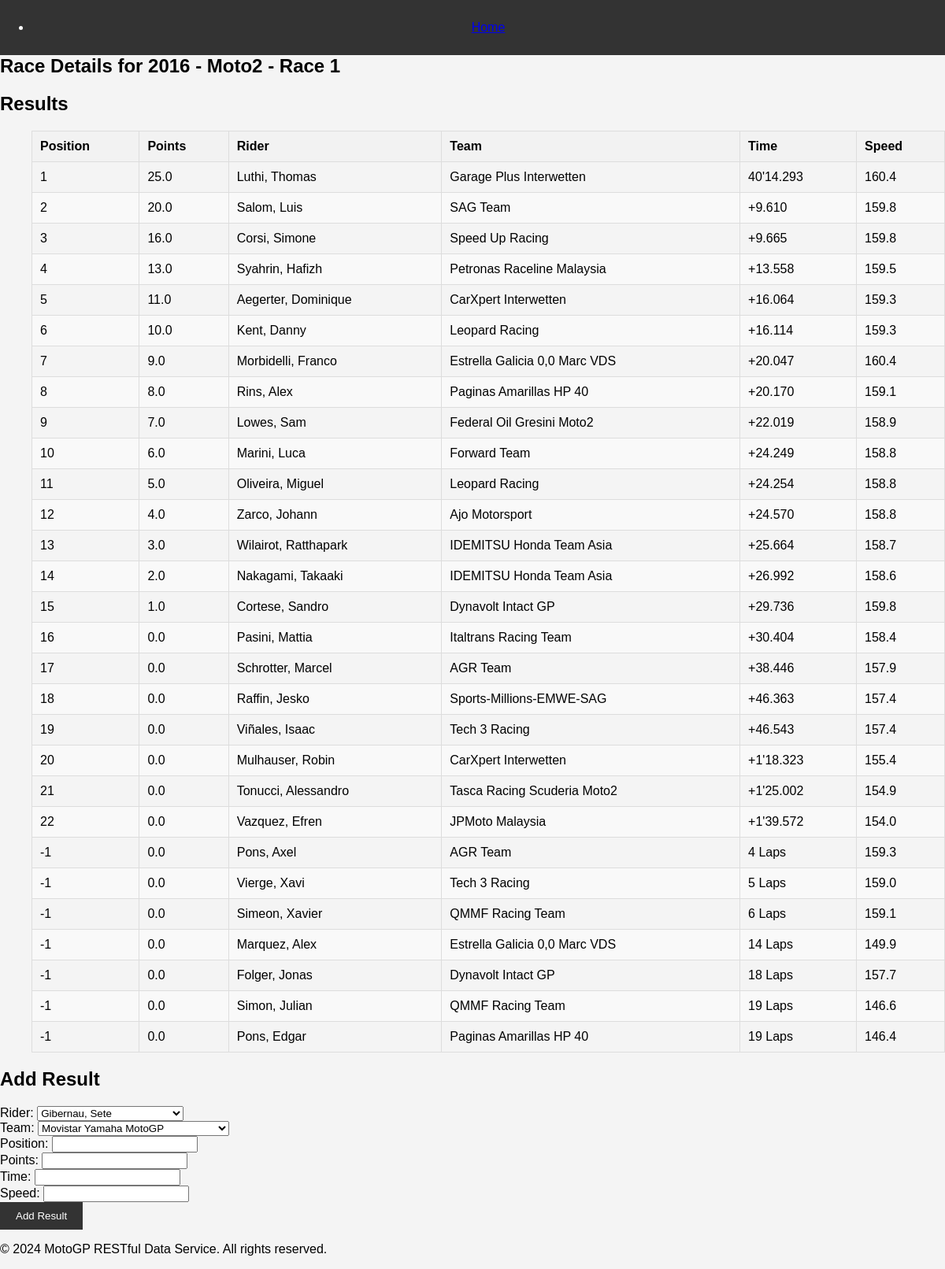
The app's page /race/18881/ with its own data.
### mrds/models.py (models this page shows, shortened)
class Race(models.Model):
    year = models.PositiveIntegerField()
    category = models.CharField(max_length=50)
    sequence = models.PositiveIntegerField()
    circuit = models.ForeignKey(Circuit, on_delete=models.CASCADE)

class Result(models.Model):
    race = models.ForeignKey(Race, on_delete=models.CASCADE)
    rider = models.ForeignKey(Rider, on_delete=models.CASCADE)
    team = models.ForeignKey(Team, on_delete=models.CASCADE)
    position = models.IntegerField(null=True, blank=True)
    points = models.FloatField(null=True, blank=True)
    speed = models.FloatField(null=True, blank=True)
    time = models.CharField(max_length=50, null=True, blank=True)

class Rider(models.Model):
    name = models.CharField(max_length=100)
    country = models.CharField(max_length=50)
    number = models.PositiveIntegerField()

class Team(models.Model):
    name = models.CharField(max_length=100)
    bike_name = models.CharField(max_length=100)
    def __str__(self):
        return self.name

### mrds/views.py (the view)
# urls.py: path('race/<int:race_id>/', views.race_detail, name='race_detail'),
def race_detail(request, race_id):
    race = get_object_or_404(Race, id=race_id)
    results = Result.objects.filter(race=race)
    riders = Rider.objects.all()
    teams = Team.objects.all()
    return render(request, 'race_detail.html', {'race': race, 'results': results, 'riders': riders, 'teams': teams})

### mrds/templates/race_detail.html (shortened to what this page needs)
{% extends 'base.html' %}
{% block content %}
<section>
    <h1>Race Details for {{ race.year }} - {{ race.category }} - Race {{ race.sequence }}</h1>
    <h2>Results</h2>
    <ul>
        <table>
                <thead>
                        <tr>
                                <th>Position</th>
                                <th>Points</th>
                                <th>Rider</th>
                                <th>Team</th>
                                <th>Time</th>
                                <th>Speed</th>
                        </tr>
                </thead>
                <tbody>
                        {% for result in results %}
                        <tr>
                                <td>{{ result.position }}</td>
                                <td>{{ result.points }}</td>
                                <td>{{ result.rider.name }}</td>
                                <td>{{ result.team }}</td>
                                <td>{{ result.time }}</td>
                                <td>{{ result.speed }}</td>
                        </tr>
                        {% endfor %}
                </tbody>
        </table>
    </ul>
    <h2>Add Result</h2>
    <form method="post" action="{% url 'add_result' race.id %}">
        <label for="rider">Rider:</label>
        <select id="rider" name="rider" required>
            {% for rider in riders %}
            <option value="{{ rider.id }}">{{ rider.name }}</option>
            {% endfor %}
        </select><br>
        <label for="team">Team:</label>
        <select id="team" name="team" required>
            {% for team in teams %}
            <option value="{{ team.id }}">{{ team.name }}</option>
            {% endfor %}
        </select><br>
        <label for="position">Position:</label>
        <input type="number" id="position" name="position"><br>
        <label for="points">Points:</label>
        <input type="number" id="points" name="points"><br>
        <label for="time">Time:</label>
        <input type="text" id="time" name="time"><br>
        <label for="speed">Speed:</label>
        <input type="text" id="speed" name="speed"><br>
        <button type="submit">Add Result</button>
    </form>
</section>
{% endblock %}

### mrds/static/css/styles.css (style rules this page uses)
body { font-family: Arial, sans-serif; margin: 0; padding: 0; background-color: #f4f4f4; }
h1 { margin: 0; font-size: 24px; }
table { width: 100%; border-collapse: collapse; margin: 20px 0; }
table, th, td { border: 1px solid #ddd; }
th, td { padding: 10px; text-align: left; }
th { background-color: #f2f2f2; }
tr:nth-child(even) { background-color: #f9f9f9; }
button { background-color: #333; color: #fff; border: none; padding: 10px 20px; cursor: pointer; }

### records on screen
Race: year "2016", category "Moto2", sequence "1"
Result: position "1", points "25.0", rider.name "Luthi, Thomas", team "Garage Plus Interwetten", time "40'14.293", speed "160.4"
Result: position "2", points "20.0", rider.name "Salom, Luis", team "SAG Team", time "+9.610", speed "159.8"
Result: position "3", points "16.0", rider.name "Corsi, Simone", team "Speed Up Racing", time "+9.665", speed "159.8"
Result: position "4", points "13.0", rider.name "Syahrin, Hafizh", team "Petronas Raceline Malaysia", time "+13.558", speed "159.5"
Result: position "5", points "11.0", rider.name "Aegerter, Dominique", team "CarXpert Interwetten", time "+16.064", speed "159.3"
Result: position "6", points "10.0", rider.name "Kent, Danny", team "Leopard Racing", time "+16.114", speed "159.3"
Result: position "7", points "9.0", rider.name "Morbidelli, Franco", team "Estrella Galicia 0,0 Marc VDS", time "+20.047", speed "160.4"
Result: position "8", points "8.0", rider.name "Rins, Alex", team "Paginas Amarillas HP 40", time "+20.170", speed "159.1"
Result: position "9", points "7.0", rider.name "Lowes, Sam", team "Federal Oil Gresini Moto2", time "+22.019", speed "158.9"
Result: position "10", points "6.0", rider.name "Marini, Luca", team "Forward Team", time "+24.249", speed "158.8"
Result: position "11", points "5.0", rider.name "Oliveira, Miguel", team "Leopard Racing", time "+24.254", speed "158.8"
Result: position "12", points "4.0", rider.name "Zarco, Johann", team "Ajo Motorsport", time "+24.570", speed "158.8"
Result: position "13", points "3.0", rider.name "Wilairot, Ratthapark", team "IDEMITSU Honda Team Asia", time "+25.664", speed "158.7"
Result: position "14", points "2.0", rider.name "Nakagami, Takaaki", team "IDEMITSU Honda Team Asia", time "+26.992", speed "158.6"
Result: position "15", points "1.0", rider.name "Cortese, Sandro", team "Dynavolt Intact GP", time "+29.736", speed "159.8"
Result: position "16", points "0.0", rider.name "Pasini, Mattia", team "Italtrans Racing Team", time "+30.404", speed "158.4"
Result: position "17", points "0.0", rider.name "Schrotter, Marcel", team "AGR Team", time "+38.446", speed "157.9"
Result: position "18", points "0.0", rider.name "Raffin, Jesko", team "Sports-Millions-EMWE-SAG", time "+46.363", speed "157.4"
Result: position "19", points "0.0", rider.name "Viñales, Isaac", team "Tech 3 Racing", time "+46.543", speed "157.4"
Result: position "20", points "0.0", rider.name "Mulhauser, Robin", team "CarXpert Interwetten", time "+1'18.323", speed "155.4"
Result: position "21", points "0.0", rider.name "Tonucci, Alessandro", team "Tasca Racing Scuderia Moto2", time "+1'25.002", speed "154.9"
Result: position "22", points "0.0", rider.name "Vazquez, Efren", team "JPMoto Malaysia", time "+1'39.572", speed "154.0"
Result: position "-1", points "0.0", rider.name "Pons, Axel", team "AGR Team", time "4 Laps", speed "159.3"
Result: position "-1", points "0.0", rider.name "Vierge, Xavi", team "Tech 3 Racing", time "5 Laps", speed "159.0"
Result: position "-1", points "0.0", rider.name "Simeon, Xavier", team "QMMF Racing Team", time "6 Laps", speed "159.1"
Result: position "-1", points "0.0", rider.name "Marquez, Alex", team "Estrella Galicia 0,0 Marc VDS", time "14 Laps", speed "149.9"
Result: position "-1", points "0.0", rider.name "Folger, Jonas", team "Dynavolt Intact GP", time "18 Laps", speed "157.7"
Result: position "-1", points "0.0", rider.name "Simon, Julian", team "QMMF Racing Team", time "19 Laps", speed "146.6"
Result: position "-1", points "0.0", rider.name "Pons, Edgar", team "Paginas Amarillas HP 40", time "19 Laps", speed "146.4"

### other values on screen
form field rider "Gibernau, Sete"
form field team "Movistar Yamaha MotoGP"
